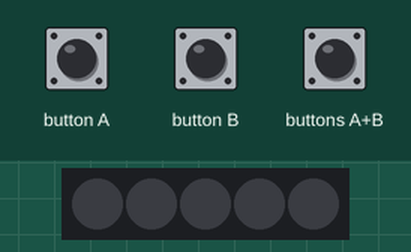
Recording of a program running on a simulated BBC micro:bit (MakeCode). Shown: 5 RGB LEDs in strip order, left to right. The inputs (shaded band) are chosen by the test bench. Dim RGB values are drawn brighter than linear.

Above: at 1.2 s.
1.3 s: button A pressed for 0.15 s
At 1.8 s:
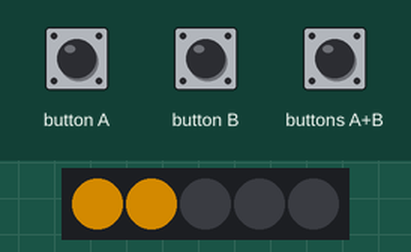
4.4 s: buttons A+B pressed for 0.15 s
At 5.2 s:
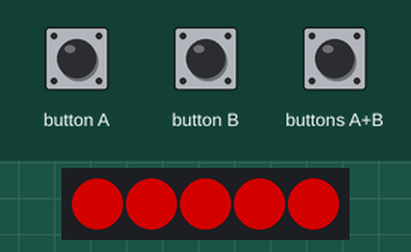
6.0 s: button B pressed for 0.15 s
At 9.0 s:
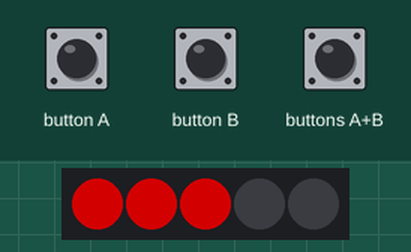
9.1 s: button A pressed for 0.15 s
At 9.6 s:
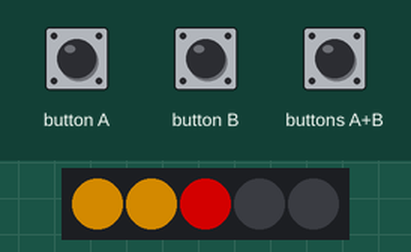
12.2 s: button B pressed for 0.15 s
At 15.1 s:
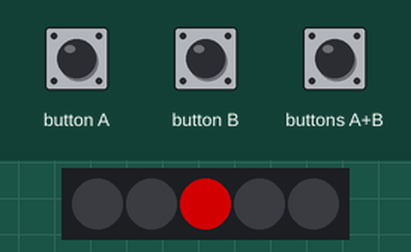
15.2 s: buttons A+B pressed for 1 s
At 17.1 s:
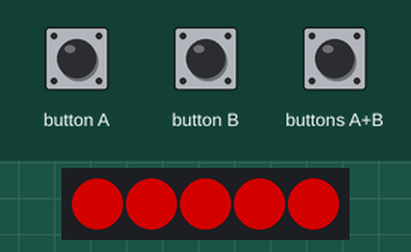
Timing chart, 0 to 18.6 s (numbered marks = the images above; inputs shaded):
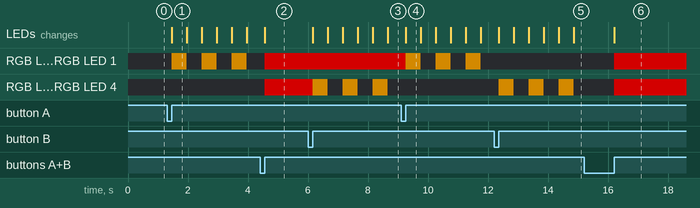

The program:

main.ts
```typescript
function clignote_droite () {
    droite.showColor(neopixel.colors(NeoPixelColors.Orange))
    basic.pause(500)
    droite.showColor(neopixel.colors(NeoPixelColors.Black))
    basic.pause(500)
}
function clignote_gauche () {
    Gauche.showColor(neopixel.colors(NeoPixelColors.Orange))
    basic.pause(500)
    Gauche.showColor(neopixel.colors(NeoPixelColors.Black))
    basic.pause(500)
}
input.onButtonPressed(Button.A, function () {
    for (let index = 0; index < 3; index++) {
        clignote_gauche()
    }
})
input.onButtonPressed(Button.AB, function () {
    stop.showColor(neopixel.colors(NeoPixelColors.Red))
})
input.onButtonPressed(Button.B, function () {
    for (let index = 0; index < 3; index++) {
        clignote_droite()
    }
})
let droite: neopixel.Strip = null
let stop: neopixel.Strip = null
let Gauche: neopixel.Strip = null
let strip = neopixel.create(DigitalPin.P0, 5, NeoPixelMode.RGB)
Gauche = strip.range(0, 2)
stop = strip.range(0, 5)
droite = strip.range(3, 2)
basic.forever(function () {

})
```

test.ts
```typescript
// les tests vont ici ; cela ne sera pas compilé si ce paquet est utilisé en tant qu'extension.
```

Measured:
- after the input at 1.3 s, RGB LED 0, RGB LED 1: alternates RGB(127, 82, 0) for 0.50 s and off for 0.50 s, starting after 0.15 s; the LEDs: change after 0.15 s (image 1)
- after the input at 4.4 s, RGB LED 0, RGB LED 1, RGB LED 3, RGB LED 4: off → RGB(127, 0, 0) after 0.15 s; the LEDs: change after 0.15 s (image 2)
- after the input at 6.0 s, RGB LED 3, RGB LED 4: alternates RGB(127, 82, 0) for 0.50 s and off for 0.50 s, starting after 0.15 s; the LEDs: first change after 0.15 s (image 3 shows a later state)
- after the input at 9.1 s, RGB LED 0, RGB LED 1: alternates RGB(127, 82, 0) for 0.50 s and off for 0.50 s, starting after 0.15 s; the LEDs: change after 0.15 s (image 4)
- after the input at 12.2 s, RGB LED 3, RGB LED 4: alternates RGB(127, 82, 0) for 0.50 s and off for 0.50 s, starting after 0.15 s; the LEDs: first change after 0.15 s (image 5 shows a later state)
- after the input at 15.2 s, RGB LED 0, RGB LED 1, RGB LED 3, RGB LED 4: off → RGB(127, 0, 0) after 1.0 s; the LEDs: change after 1.0 s (image 6)
- what the display in image 1 shows lasts 0.5 s, from 1.5 s to 2.0 s
